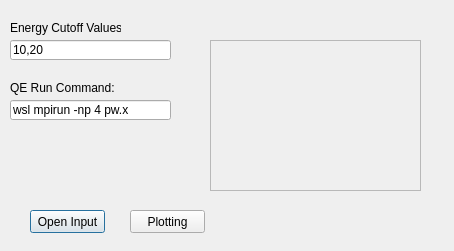
<?xml version="1.0" encoding="UTF-8"?>
<ui version="4.0">
 <class>Dialog</class>
 <widget class="QDialog" name="Dialog">
  <property name="geometry">
   <rect>
    <x>0</x>
    <y>0</y>
    <width>454</width>
    <height>251</height>
   </rect>
  </property>
  <property name="windowTitle">
   <string>Optimized Cutoff Finder</string>
  </property>
  <widget class="QLineEdit" name="energyEdit">
   <property name="geometry">
    <rect>
     <x>10</x>
     <y>40</y>
     <width>161</width>
     <height>20</height>
    </rect>
   </property>
   <property name="text">
    <string>10,20</string>
   </property>
  </widget>
  <widget class="QLabel" name="label">
   <property name="geometry">
    <rect>
     <x>10</x>
     <y>20</y>
     <width>111</width>
     <height>16</height>
    </rect>
   </property>
   <property name="text">
    <string>Energy Cutoff Values:</string>
   </property>
  </widget>
  <widget class="QLabel" name="label_2">
   <property name="geometry">
    <rect>
     <x>10</x>
     <y>80</y>
     <width>111</width>
     <height>16</height>
    </rect>
   </property>
   <property name="text">
    <string>QE Run Command:</string>
   </property>
  </widget>
  <widget class="QPushButton" name="openBtn">
   <property name="geometry">
    <rect>
     <x>30</x>
     <y>210</y>
     <width>75</width>
     <height>23</height>
    </rect>
   </property>
   <property name="text">
    <string>Open Input</string>
   </property>
  </widget>
  <widget class="QPushButton" name="plotBtn">
   <property name="geometry">
    <rect>
     <x>130</x>
     <y>210</y>
     <width>75</width>
     <height>23</height>
    </rect>
   </property>
   <property name="text">
    <string>Plotting</string>
   </property>
  </widget>
  <widget class="QPlainTextEdit" name="outputText">
   <property name="enabled">
    <bool>false</bool>
   </property>
   <property name="geometry">
    <rect>
     <x>210</x>
     <y>40</y>
     <width>211</width>
     <height>151</height>
    </rect>
   </property>
  </widget>
  <widget class="QLineEdit" name="runCommand">
   <property name="geometry">
    <rect>
     <x>10</x>
     <y>100</y>
     <width>161</width>
     <height>20</height>
    </rect>
   </property>
   <property name="text">
    <string>wsl mpirun -np 4 pw.x</string>
   </property>
  </widget>
 </widget>
 <resources/>
 <connections/>
</ui>
